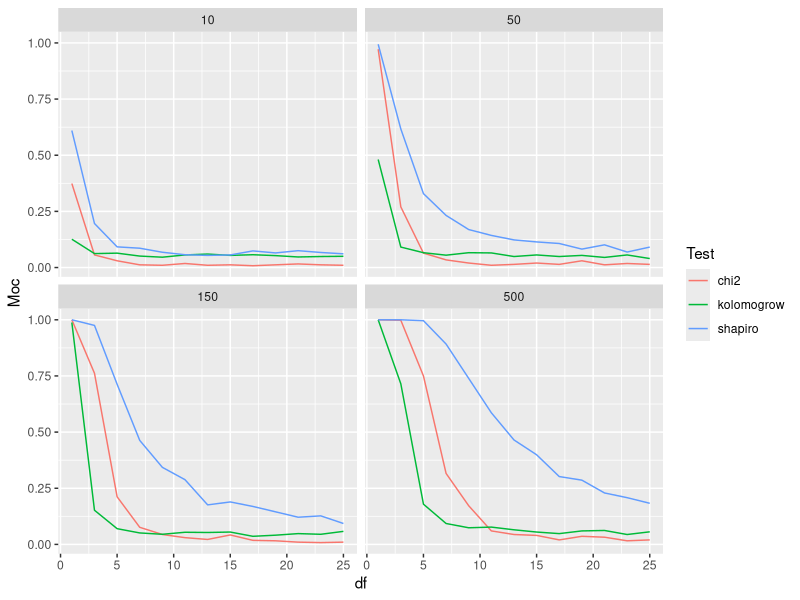

Write the R code that produced this figure.
## ---- chunk 1
knitr::opts_chunk$set(echo = TRUE)
library(dplyr)
library(ggplot2)
library(tidyr)
## ---- chunk 2
#ilość symulacji
N <- 1000
#stopnie swobody
dfs <- seq(1, 25, by = 2)
#długość próby
lengths <- c(10,50,150,500)

params <- expand.grid(df = dfs, length = lengths)


## ---- chunk 3
shapiro<-function(df,n,K){
  
  mean(sapply(1:K,function(i) shapiro.test(rt(n,df))$p.value<0.05))
  
}



wyniki<-c()
dlugosc<-c(1:nrow(params))
for(i in dlugosc){
  wyniki[i]<-shapiro(params[i,1],params[i,2],1000)
}



params<-cbind(params,"shapiro"=wyniki)


## ---- chunk 4


kolomogorow<-function(df,n,K){
  
  mean(sapply(1:K,function(i) ks.test(rt(n,df),pnorm)$p.value<0.05))
  
}

wyniki<-c()
dlugosc<-c(1:nrow(params))
for(i in dlugosc){
  wyniki[i]<-kolomogorow(params[i,1],params[i,2],1000)
}



params<-cbind(params,"kolomogrow"=wyniki)


## ---- chunk 5


chi2<-function(df,n){
  dane<-rt(n,df)
  k<-numeric(0)
  klasy<-5
  for (x in 0:klasy)
  {
    x<-qnorm(x/klasy, mean = mean(dane), sd = sd(dane))
    k<-c(k,x)
  }
  df<-data.frame("dolna_gr"=k[1:klasy], "gorna_gr"=k[2:(klasy+1)])
  head(df,5)
  n<-numeric(0)
  for(i in 1:klasy)
  {
    n<-c(n,length(dane[dane>k[i] & dane<k[i+1]])) 
  }
  df<-data.frame("dolna_gr"=k[1:klasy], "gorna_gr"=k[2:(klasy+1)],"n"= n[1:klasy])
  return(df$n)
  
}



chi2moc<-function(df,n,K){
  
  mean(sapply(1:K,function(i)  chisq.test(chi2(df,n))$p.value<0.05))
}


# w funkcji chi2 daje 500 symulacji, ponieważ 1000 za długo trwało!

wyniki<-c()
dlugosc<-c(1:nrow(params))
for(i in dlugosc){
  wyniki[i]<-chi2moc(params[i,1],params[i,2],500)
}



params<-cbind(params,"chi2"=wyniki)


dane<-params%>%
  pivot_longer(cols=c("shapiro","kolomogrow","chi2"),names_to="Test",values_to="Moc")

## ---- chunk 6

ggplot(dane,aes(x=df,y=Moc,color = factor(Test)))+
  geom_line()+
  facet_wrap(~ length, nrow = 2)+
  labs(color="Test")
  
    

